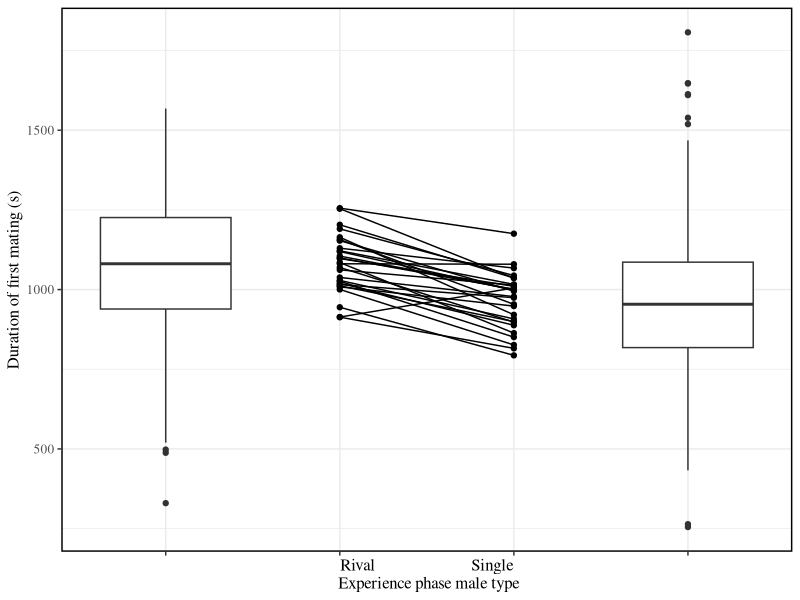
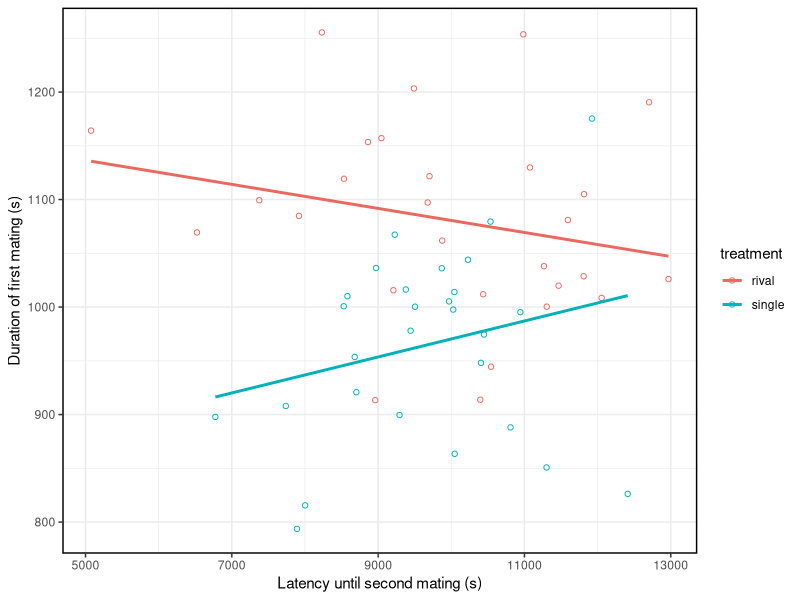
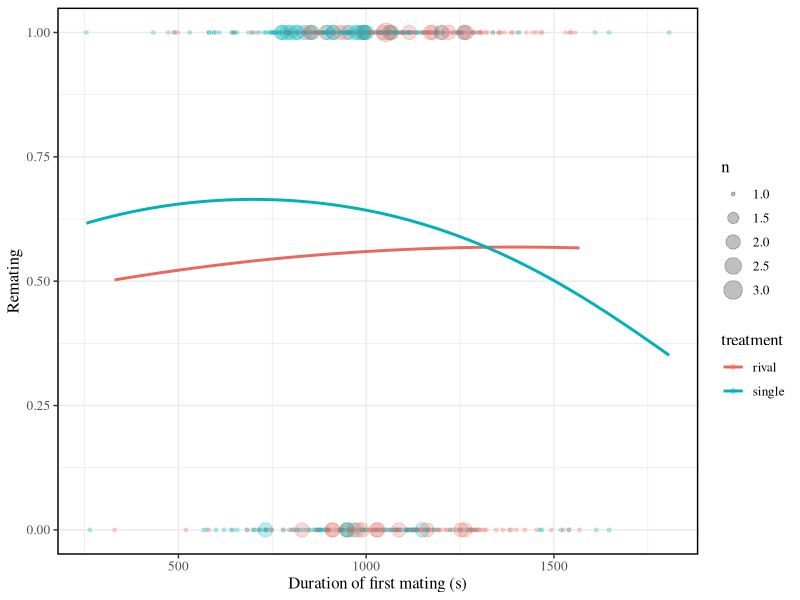

Write the R code that produced these figures, in order.
library(tidyverse)
dat <- read_csv("remating.csv")
figure <- read_csv("rematingmeans.csv")
#Split tables by treatment
rival <- filter(dat,treatment=="rival")
single <- filter(dat,treatment=="single")
#Change column name to order boxplots correctly
single2 <- single %>%
mutate(first.d = first.d) %>%
mutate(zfirst.d = first.d)
## BMB: can combine mutate() statements with ,

#Creates boxplot for each treatment, and reaction norm plot for each genetic line
ggplot(figure,aes(x= treatment,y= mean.duration))+ 
#Adds border
theme_bw()+theme(panel.border = element_rect(linetype = "solid", colour = "black",size=1))+ 
#Changes text style on plot
theme(text=element_text(family="Times",size=12))+
#Removes unnecessary category names
theme(panel.background = element_rect(fill = "white"),axis.text.x = element_blank())+
#Creates interaction plot
geom_line(aes(group= line))+
geom_point(aes(group= line))+
xlab("Rival                        Single\n Experience phase male type")+
ylab("Duration of first mating (s)")+ 
#Creates boxplots
geom_boxplot(data= single2, aes(x='zfirst.d', y= zfirst.d))+
geom_boxplot(data= rival, aes(x='first.d', y= first.d))

## BMB: if you have repeated theme() elements, it's better to set
## them globally, first, rather than repeating them

##Creates scatter plot of the genetic correlation between duration of first mating and latency of second
ggplot(figure, aes(x=mean.latency, y=mean.duration, color=treatment))+
#Makes points open circles
geom_point(shape=1) +
#Makes colour scheme darker
scale_colour_hue(l=60) + 
#Adds regression line, removes confidence region
geom_smooth(method=lm,se=FALSE)+
theme(text=element_text(family="Times",size=12))+
theme_bw()+theme(panel.border = element_rect(linetype = "solid", colour = "black",size=1))+
xlab("Latency until second mating (s)")+
ylab("Duration of first mating (s)")
## BMB: what about confidence intervals? (there are valid reasons to leave them out, but the default should be including them).  I think there are better possible colour schemes (although you did modify the default ...)

#Binomial plot looking at probability of remating depending on first mating duration
ggplot(dat,aes(x=first.d,y=mating,colour=treatment))+
theme_bw()+theme(panel.border = element_rect(linetype = "solid", colour = "black",size=1))+
scale_colour_hue(l=60) + 
theme(text=element_text(family="Times",size=12))+
xlab("Duration of first mating (s)")+
ylab("Remating")+
stat_sum(alpha=0.25)+
geom_smooth(method="glm",se=FALSE,
              method.args=list(family="binomial"),
              formula=y~poly(x,2),alpha=0.1)
## BMB: see previous comments about CIs etc.

## BMB: very attractive plots (I like your aesthetic choices), but not much description/justification of how you made your graphical choices? score: 2
